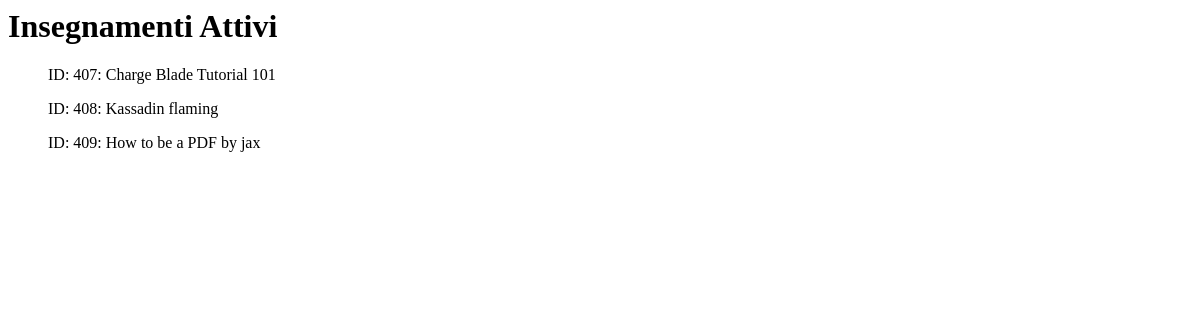
The app's page /, older data.
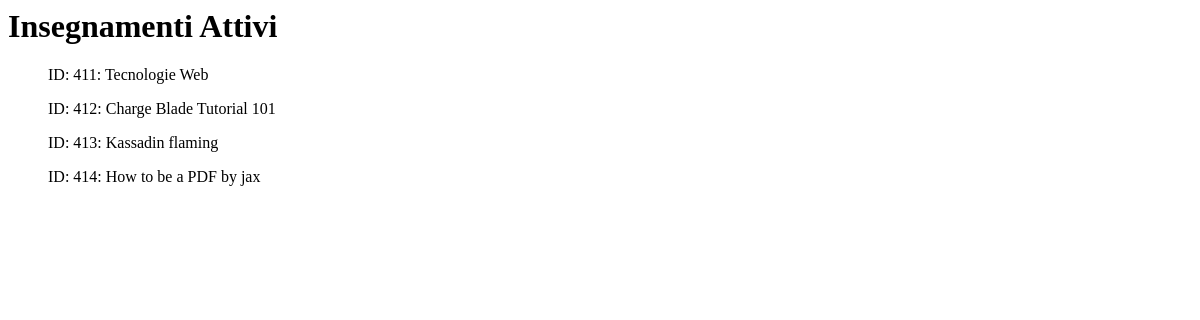
The same page, newer data.
### iscrizioni/models.py (models this page shows)
class Insegnamento(models.Model):
    titolo = models.CharField(max_length=50)
    studenti= models.ManyToManyField(Studente, default=None)
    def __str__(self):
        return "ID: " + str(self.pk) + ": " + self.titolo
    class Meta:verbose_name_plural = "Insegnamenti"

### iscrizioni/views.py (the view)
# urls.py: path('', ListaInsegnamentiattivi.as_view(), name= "insegnamentiattivi"),
class ListaInsegnamentiattivi (ListView):
    model = Insegnamento
    template_name = "insegnamenti_attivi.html"
    def get_queryset(self):
        return self.model.objects.exclude(studenti__isnull=True)
    def get_context_data(self, **kwargs):
        context = super().get_context_data(**kwargs)
        context['titolo'] = "Insegnamenti Attivi"
        return context

### iscrizioni/templates/insegnamenti_attivi.html (shortened to what this page needs)
{% extends 'base.html' %}
{% block content %}
<h1> {{titolo}} </h1>
{% for p in object_list %}
<ul>
    {{ p }}
</ul>
{% endfor %}
{% endblock %}

Row changes from the older to the newer data that the page shows:
removed Insegnamento: id+titolo "ID: 407: Charge Blade Tutorial 101"
removed Insegnamento: id+titolo "ID: 408: Kassadin flaming"
removed Insegnamento: id+titolo "ID: 409: How to be a PDF by jax"
added Insegnamento: id+titolo "ID: 411: Tecnologie Web"
added Insegnamento: id+titolo "ID: 412: Charge Blade Tutorial 101"
added Insegnamento: id+titolo "ID: 413: Kassadin flaming"
added Insegnamento: id+titolo "ID: 414: How to be a PDF by jax"
